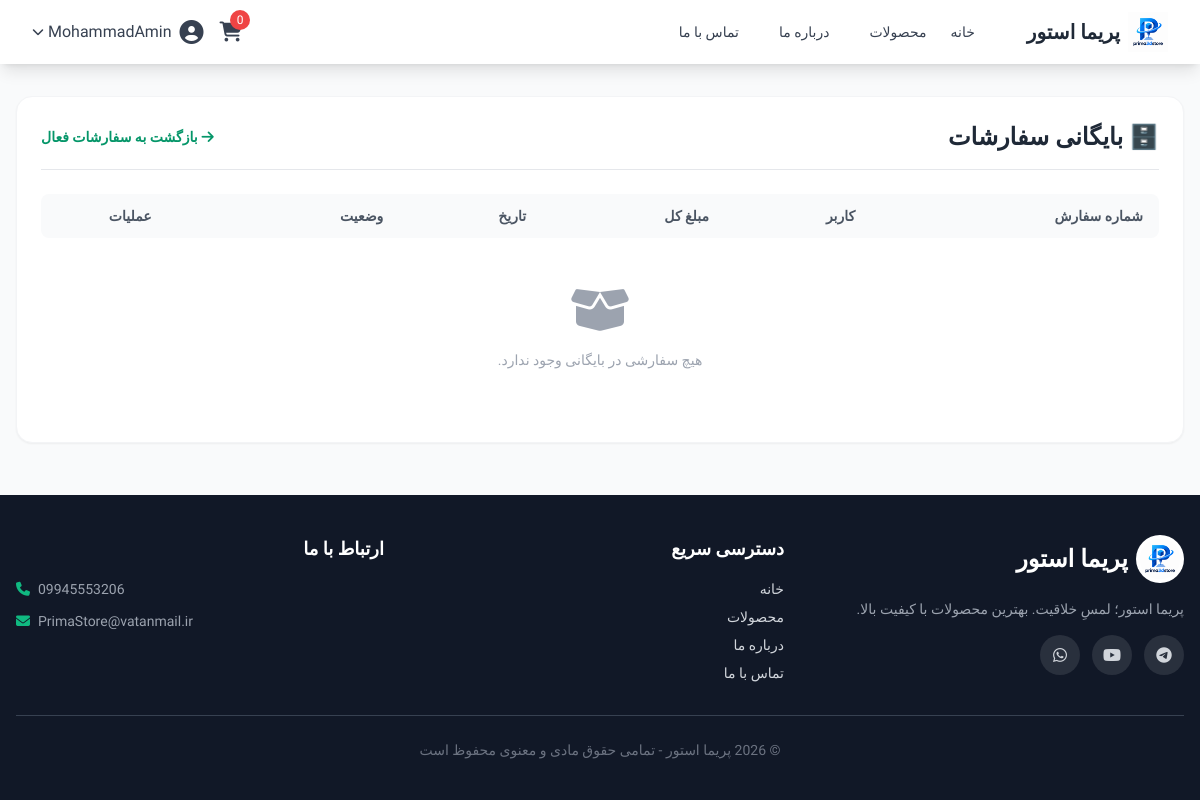
/admin/orders/archive (signed in), run on an earlier commit of the app's database.
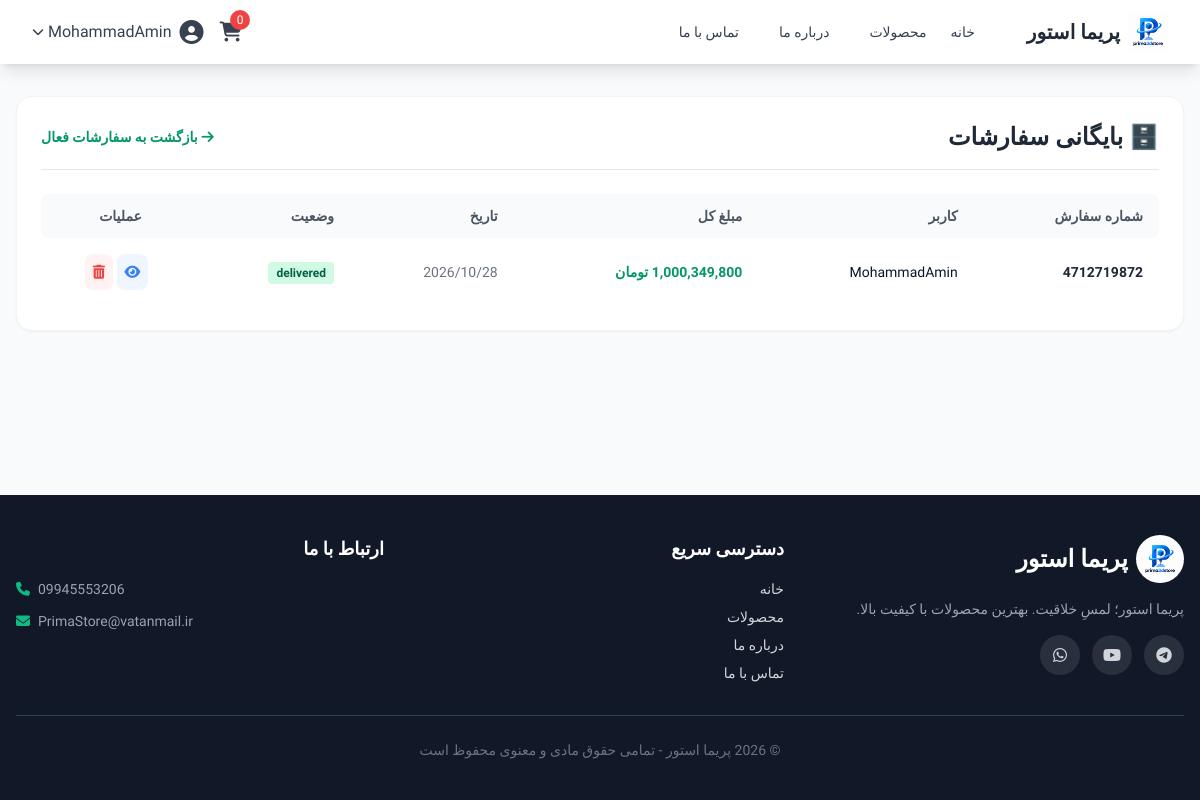
And on a later commit of the database.
### app/main.py (models this page shows)
class Order(db.Model):
    __tablename__ = 'orders'
    id = db.Column(db.Integer, primary_key=True)
    user_id = db.Column(db.Integer, db.ForeignKey('users.id'), nullable=False)
    order_number = db.Column(db.String(50), unique=True, nullable=False)
    total_amount = db.Column(db.Numeric(10, 2), nullable=False)
    shipping_address = db.Column(db.Text, nullable=False)
    phone = db.Column(db.String(20), nullable=False)
    status = db.Column(db.String(20), default='pending')
    created_at = db.Column(db.DateTime, default=db.func.current_timestamp())
    full_name = db.Column(db.String(200), nullable=True)
    postal_code = db.Column(db.String(20), nullable=True)
    province = db.Column(db.String(50), nullable=True)
    shipping_cost = db.Column(db.Numeric(10, 2), default=0)
    receipt_image = db.Column(db.String(300), nullable=True)
    coupon_code = db.Column(db.String(50), nullable=True)
    discount_amount = db.Column(db.Numeric(10, 2), default=0)
    user = db.relationship('User', backref='orders')
    items = db.relationship('OrderItem', backref='order', cascade='all, delete-orphan')

class User(UserMixin, db.Model):
    __tablename__ = 'users'
    id = db.Column(db.Integer, primary_key=True)
    username = db.Column(db.String(80), unique=True, nullable=False)
    email = db.Column(db.String(120), unique=True, nullable=False)
    password_hash = db.Column(db.String(200), nullable=False)
    full_name = db.Column(db.String(100))
    is_admin = db.Column(db.Boolean, default=False)
    is_active = db.Column(db.Boolean, default=True)

### app/main.py (the view)
@app.route('/admin/orders/archive')
@login_required
def admin_orders_archive():
    if not current_user.is_admin:
        flash('دسترسی غیرمجاز!', 'error')
        return redirect(url_for('index'))
    archived_statuses = ['shipped', 'delivered', 'cancelled']
    orders = Order.query.filter(Order.status.in_(archived_statuses)).order_by(Order.created_at.desc()).all()
    return render_template('admin/orders_archive.html', orders=orders)

### app/main.py (called while the page is built)
@login_manager.user_loader
def load_user(user_id):
    return User.query.get(int(user_id))

@app.template_filter('format_currency')
def format_currency(value):
    if value is None:
        return '۰ تومان'
    try:
        return f"{int(value):,} تومان"
    except:
        return '۰ تومان'

@app.context_processor
def inject_announcement():
    global announcement, announcement_link, announcement_page
    from datetime import datetime
    current_page = request.endpoint or ""
    show = False
    if announcement_page == "all":
        show = True
    elif announcement_page == "home" and current_page == "index":
        show = True
    elif announcement_page == "products" and current_page == "products":
        show = True
    elif announcement_page == "product" and current_page == "product_detail":
        show = True
    return {
        "announcement": announcement if show else None,
        "announcement_link": announcement_link if show else None,
        "now": datetime.now()
    }

### app/interfaces/templates/admin/orders_archive.html (shortened to what this page needs)
{% extends "base.html" %}
{% block content %}
<div class="bg-white rounded-2xl shadow-sm border border-gray-100 p-6">
    <div class="flex justify-between items-center mb-6 border-b pb-4">
        <h1 class="text-2xl font-bold text-gray-800">🗄️ بایگانی سفارشات</h1>
        <a href="/admin/orders" class="text-emerald-600 hover:text-emerald-800 transition text-sm font-semibold flex items-center gap-1">
            <i class="fas fa-arrow-right"></i> بازگشت به سفارشات فعال
        </a>
    </div>
    <div class="overflow-x-auto">
        <table class="w-full text-right">
            <thead>
                <tr class="bg-gray-50 text-gray-600 text-sm">
                    <th class="px-4 py-3 rounded-r-lg">شماره سفارش</th>
                    <th class="px-4 py-3">کاربر</th>
                    <th class="px-4 py-3">مبلغ کل</th>
                    <th class="px-4 py-3">تاریخ</th>
                    <th class="px-4 py-3">وضعیت</th>
                    <th class="px-4 py-3 rounded-l-lg text-center">عملیات</th>
                </tr>
            </thead>
            <tbody class="text-sm divide-y divide-gray-100">
                {% for order in orders %}
                <tr class="hover:bg-gray-50 transition">
                    <td class="px-4 py-4 font-bold text-gray-800">{{ order.order_number }}</td>
                    <td class="px-4 py-4">{{ order.user.username }}</td>
                    <td class="px-4 py-4 text-emerald-600 font-bold">{{ order.total_amount|format_currency }}</td>
                    <td class="px-4 py-4 text-gray-500">{{ order.created_at.strftime('%Y/%m/%d') }}</td>
                    <td class="px-4 py-4">
                        <span class="px-2 py-1 rounded text-xs font-bold
                            {% if order.status == 'shipped' %}bg-blue-100 text-blue-800
                            {% elif order.status == 'delivered' %}bg-emerald-100 text-emerald-800
                            {% elif order.status == 'cancelled' %}bg-red-100 text-red-800
                            {% endif %}">
                            {{ order.status }}
                        </span>
                    </td>
                    <td class="px-4 py-4 text-center">
                        <a href="/admin/order/{{ order.id }}" class="text-blue-500 hover:text-blue-700 bg-blue-50 hover:bg-blue-100 p-2 rounded-lg transition inline-block mr-2" title="مشاهده">
                            <i class="fas fa-eye"></i>
                        </a>
                        <form action="/admin/orders/{{ order.id }}/force-delete" method="POST" class="inline" onsubmit="return confirm('آیا از حذف کامل این سفارش مطمئن هستید؟ این عمل غیرقابل بازگشت است!')">
                            <button type="submit" class="text-red-500 hover:text-red-700 bg-red-50 hover:bg-red-100 p-2 rounded-lg transition" title="حذف کامل">
                                <i class="fas fa-trash-alt"></i>
                            </button>
                        </form>
                    </td>
                </tr>
                {% else %}
                <tr>
                    <td colspan="6" class="px-4 py-12 text-center text-gray-400">
                        <i class="fas fa-box-open text-5xl mb-4 block"></i>
                        هیچ سفارشی در بایگانی وجود ندارد.
                    </td>
                </tr>
                {% endfor %}
            </tbody>
        </table>
    </div>
</div>
{% endblock %}

What changed in the data, as far as the page shows it:
now on this page (row edited): Order: order_number "4712719872", user.username "MohammadAmin", total_amount "1,000,349,800 تومان", created_at "2026/10/28", status "delivered"
Also different on the page:
text no longer shown: "هیچ سفارشی در بایگانی وجود ندارد."
